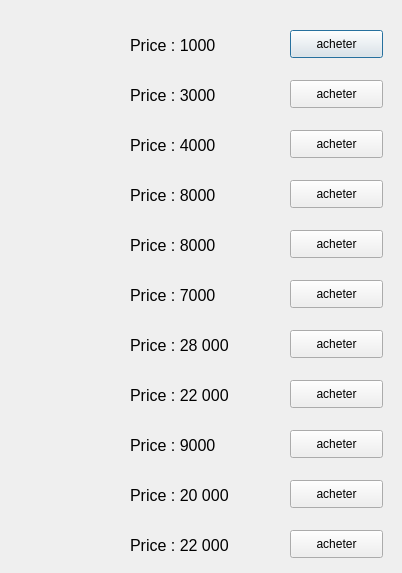
<?xml version="1.0" encoding="UTF-8"?>
<ui version="4.0">
 <class>UsineWindow</class>
 <widget class="QDialog" name="UsineWindow">
  <property name="geometry">
   <rect>
    <x>0</x>
    <y>0</y>
    <width>402</width>
    <height>573</height>
   </rect>
  </property>
  <property name="windowTitle">
   <string>Dialog</string>
  </property>
  <widget class="QPushButton" name="pushButton">
   <property name="geometry">
    <rect>
     <x>290</x>
     <y>30</y>
     <width>93</width>
     <height>28</height>
    </rect>
   </property>
   <property name="text">
    <string>acheter</string>
   </property>
  </widget>
  <widget class="QLabel" name="label">
   <property name="geometry">
    <rect>
     <x>70</x>
     <y>30</y>
     <width>31</width>
     <height>31</height>
    </rect>
   </property>
   <property name="text">
    <string/>
   </property>
  </widget>
  <widget class="QLabel" name="label_2">
   <property name="geometry">
    <rect>
     <x>130</x>
     <y>30</y>
     <width>131</width>
     <height>31</height>
    </rect>
   </property>
   <property name="font">
    <font>
     <pointsize>12</pointsize>
    </font>
   </property>
   <property name="text">
    <string>Price : 1000</string>
   </property>
  </widget>
  <widget class="QLabel" name="label1">
   <property name="geometry">
    <rect>
     <x>70</x>
     <y>80</y>
     <width>31</width>
     <height>31</height>
    </rect>
   </property>
   <property name="text">
    <string/>
   </property>
  </widget>
  <widget class="QLabel" name="label_3">
   <property name="geometry">
    <rect>
     <x>130</x>
     <y>80</y>
     <width>131</width>
     <height>31</height>
    </rect>
   </property>
   <property name="font">
    <font>
     <pointsize>12</pointsize>
    </font>
   </property>
   <property name="text">
    <string>Price : 3000</string>
   </property>
  </widget>
  <widget class="QPushButton" name="pushButton_2">
   <property name="geometry">
    <rect>
     <x>290</x>
     <y>80</y>
     <width>93</width>
     <height>28</height>
    </rect>
   </property>
   <property name="text">
    <string>acheter</string>
   </property>
  </widget>
  <widget class="QLabel" name="label2">
   <property name="geometry">
    <rect>
     <x>70</x>
     <y>130</y>
     <width>31</width>
     <height>31</height>
    </rect>
   </property>
   <property name="text">
    <string/>
   </property>
  </widget>
  <widget class="QLabel" name="label_5">
   <property name="geometry">
    <rect>
     <x>130</x>
     <y>130</y>
     <width>131</width>
     <height>31</height>
    </rect>
   </property>
   <property name="font">
    <font>
     <pointsize>12</pointsize>
    </font>
   </property>
   <property name="text">
    <string>Price : 4000</string>
   </property>
  </widget>
  <widget class="QPushButton" name="pushButton_3">
   <property name="geometry">
    <rect>
     <x>290</x>
     <y>130</y>
     <width>93</width>
     <height>28</height>
    </rect>
   </property>
   <property name="text">
    <string>acheter</string>
   </property>
  </widget>
  <widget class="QLabel" name="label3">
   <property name="geometry">
    <rect>
     <x>70</x>
     <y>180</y>
     <width>31</width>
     <height>31</height>
    </rect>
   </property>
   <property name="text">
    <string/>
   </property>
  </widget>
  <widget class="QLabel" name="label_6">
   <property name="geometry">
    <rect>
     <x>130</x>
     <y>180</y>
     <width>131</width>
     <height>31</height>
    </rect>
   </property>
   <property name="font">
    <font>
     <pointsize>12</pointsize>
    </font>
   </property>
   <property name="text">
    <string>Price : 8000</string>
   </property>
  </widget>
  <widget class="QPushButton" name="pushButton_4">
   <property name="geometry">
    <rect>
     <x>290</x>
     <y>180</y>
     <width>93</width>
     <height>28</height>
    </rect>
   </property>
   <property name="text">
    <string>acheter</string>
   </property>
  </widget>
  <widget class="QPushButton" name="pushButton_5">
   <property name="geometry">
    <rect>
     <x>290</x>
     <y>230</y>
     <width>93</width>
     <height>28</height>
    </rect>
   </property>
   <property name="text">
    <string>acheter</string>
   </property>
  </widget>
  <widget class="QLabel" name="label_7">
   <property name="geometry">
    <rect>
     <x>130</x>
     <y>230</y>
     <width>131</width>
     <height>31</height>
    </rect>
   </property>
   <property name="font">
    <font>
     <pointsize>12</pointsize>
    </font>
   </property>
   <property name="text">
    <string>Price : 8000</string>
   </property>
  </widget>
  <widget class="QPushButton" name="pushButton_6">
   <property name="geometry">
    <rect>
     <x>290</x>
     <y>280</y>
     <width>93</width>
     <height>28</height>
    </rect>
   </property>
   <property name="text">
    <string>acheter</string>
   </property>
  </widget>
  <widget class="QLabel" name="label_8">
   <property name="geometry">
    <rect>
     <x>130</x>
     <y>280</y>
     <width>131</width>
     <height>31</height>
    </rect>
   </property>
   <property name="font">
    <font>
     <pointsize>12</pointsize>
    </font>
   </property>
   <property name="text">
    <string>Price : 7000</string>
   </property>
  </widget>
  <widget class="QLabel" name="label4">
   <property name="geometry">
    <rect>
     <x>70</x>
     <y>230</y>
     <width>31</width>
     <height>31</height>
    </rect>
   </property>
   <property name="text">
    <string/>
   </property>
  </widget>
  <widget class="QLabel" name="label5">
   <property name="geometry">
    <rect>
     <x>70</x>
     <y>280</y>
     <width>31</width>
     <height>31</height>
    </rect>
   </property>
   <property name="text">
    <string/>
   </property>
  </widget>
  <widget class="QLabel" name="label_9">
   <property name="geometry">
    <rect>
     <x>130</x>
     <y>330</y>
     <width>131</width>
     <height>31</height>
    </rect>
   </property>
   <property name="font">
    <font>
     <pointsize>12</pointsize>
    </font>
   </property>
   <property name="text">
    <string>Price : 28 000</string>
   </property>
  </widget>
  <widget class="QPushButton" name="pushButton_7">
   <property name="geometry">
    <rect>
     <x>290</x>
     <y>330</y>
     <width>93</width>
     <height>28</height>
    </rect>
   </property>
   <property name="text">
    <string>acheter</string>
   </property>
  </widget>
  <widget class="QLabel" name="label6">
   <property name="geometry">
    <rect>
     <x>70</x>
     <y>330</y>
     <width>31</width>
     <height>31</height>
    </rect>
   </property>
   <property name="text">
    <string/>
   </property>
  </widget>
  <widget class="QLabel" name="label7">
   <property name="geometry">
    <rect>
     <x>70</x>
     <y>380</y>
     <width>31</width>
     <height>31</height>
    </rect>
   </property>
   <property name="text">
    <string/>
   </property>
  </widget>
  <widget class="QLabel" name="label_10">
   <property name="geometry">
    <rect>
     <x>130</x>
     <y>380</y>
     <width>131</width>
     <height>31</height>
    </rect>
   </property>
   <property name="font">
    <font>
     <pointsize>12</pointsize>
    </font>
   </property>
   <property name="text">
    <string>Price : 22 000</string>
   </property>
  </widget>
  <widget class="QPushButton" name="pushButton_8">
   <property name="geometry">
    <rect>
     <x>290</x>
     <y>380</y>
     <width>93</width>
     <height>28</height>
    </rect>
   </property>
   <property name="text">
    <string>acheter</string>
   </property>
  </widget>
  <widget class="QPushButton" name="pushButton_9">
   <property name="geometry">
    <rect>
     <x>290</x>
     <y>430</y>
     <width>93</width>
     <height>28</height>
    </rect>
   </property>
   <property name="text">
    <string>acheter</string>
   </property>
  </widget>
  <widget class="QLabel" name="label_11">
   <property name="geometry">
    <rect>
     <x>130</x>
     <y>430</y>
     <width>131</width>
     <height>31</height>
    </rect>
   </property>
   <property name="font">
    <font>
     <pointsize>12</pointsize>
    </font>
   </property>
   <property name="text">
    <string>Price : 9000</string>
   </property>
  </widget>
  <widget class="QLabel" name="label8">
   <property name="geometry">
    <rect>
     <x>70</x>
     <y>430</y>
     <width>31</width>
     <height>31</height>
    </rect>
   </property>
   <property name="text">
    <string/>
   </property>
  </widget>
  <widget class="QPushButton" name="pushButton_10">
   <property name="geometry">
    <rect>
     <x>290</x>
     <y>480</y>
     <width>93</width>
     <height>28</height>
    </rect>
   </property>
   <property name="text">
    <string>acheter</string>
   </property>
  </widget>
  <widget class="QLabel" name="label_12">
   <property name="geometry">
    <rect>
     <x>130</x>
     <y>480</y>
     <width>131</width>
     <height>31</height>
    </rect>
   </property>
   <property name="font">
    <font>
     <pointsize>12</pointsize>
    </font>
   </property>
   <property name="text">
    <string>Price : 20 000</string>
   </property>
  </widget>
  <widget class="QLabel" name="label9">
   <property name="geometry">
    <rect>
     <x>70</x>
     <y>480</y>
     <width>31</width>
     <height>31</height>
    </rect>
   </property>
   <property name="text">
    <string/>
   </property>
  </widget>
  <widget class="QLabel" name="label10">
   <property name="geometry">
    <rect>
     <x>70</x>
     <y>530</y>
     <width>31</width>
     <height>31</height>
    </rect>
   </property>
   <property name="text">
    <string/>
   </property>
  </widget>
  <widget class="QLabel" name="label_13">
   <property name="geometry">
    <rect>
     <x>130</x>
     <y>530</y>
     <width>131</width>
     <height>31</height>
    </rect>
   </property>
   <property name="font">
    <font>
     <pointsize>12</pointsize>
    </font>
   </property>
   <property name="text">
    <string>Price : 22 000</string>
   </property>
  </widget>
  <widget class="QPushButton" name="pushButton_11">
   <property name="geometry">
    <rect>
     <x>290</x>
     <y>530</y>
     <width>93</width>
     <height>28</height>
    </rect>
   </property>
   <property name="text">
    <string>acheter</string>
   </property>
  </widget>
 </widget>
 <resources/>
 <connections/>
</ui>
